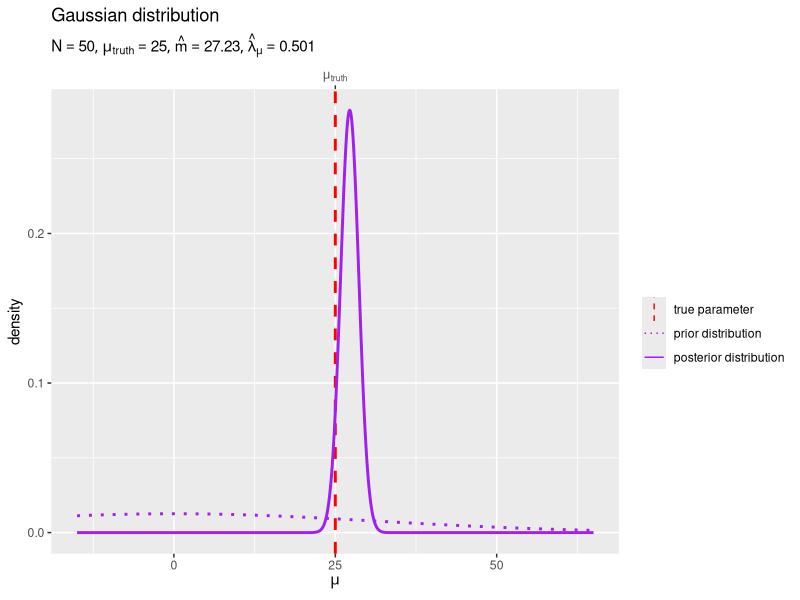
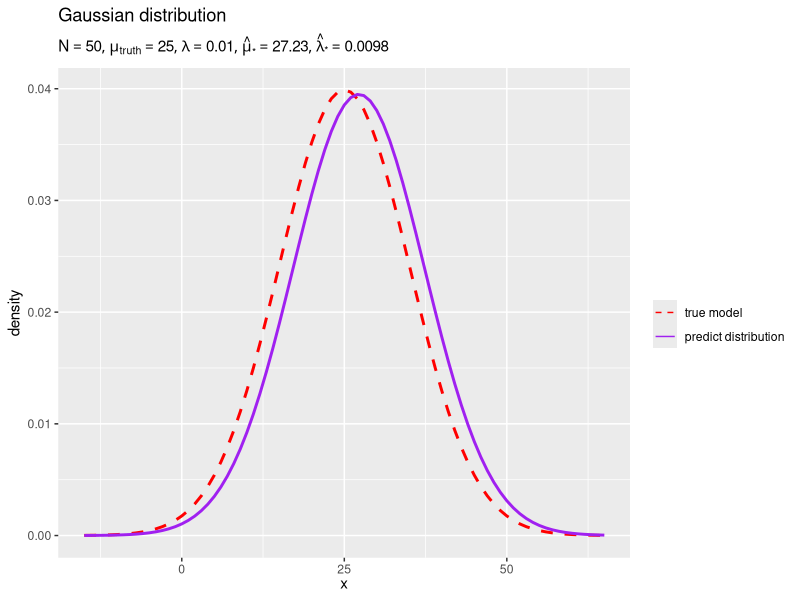

The R source for these figures, in order:

# 1次元ガウスモデル ------------------------------------------------------------

# chapter 3.3.1
# 平均が未知の場合
# ベイズ推論
# 推論アルゴリズムの実装


# パッケージの読込 -------------------------------------------------------------

# 利用パッケージ
library(tidyverse)
library(gganimate)

# パッケージ名の省略用
library(ggplot2)


# ベイズ推論の実装 -------------------------------------------------------------

### 生成分布(ガウス分布)の設定 -----

#### パラメータの設定 -----

# 真のパラメータを指定
mu_truth <- 25

# 既知のパラメータを指定
lambda <- 0.01
1/sqrt(lambda) # 標準偏差


#### 変数の設定 -----

# x軸の範囲を設定
k <- 4
u <- 5
x_size <- (1/sqrt(lambda)) |> # 標準偏差
  (\(.) {. * k})() |> # 定数倍
  #(\(.) {max(., abs(x_n-mu_truth))})() |> # サンプルと比較
  (\(.) {ceiling(. /u)*u})() # u単位で切り上げ
x_min <- mu_truth - x_size
x_max <- mu_truth + x_size

# x軸の値を作成
x_vec <- seq(from = x_min, to = x_max, by = 1)


#### 分布の計算 -----

# 生成分布の確率密度を計算
model_df <- tibble::tibble(
  x      = x_vec, # 確率変数
  mu     = mu_truth,       # 平均パラメータ
  lambda = lambda,         # 精度パラメータ
  sigma  = 1/sqrt(lambda), # 標準偏差パラメータ
  dens   = dnorm(x = x, mean = mu, sd = sigma) # 確率密度
)


### 事前分布(ガウス分布)の設定 -----

#### パラメータの設定 -----

# 事前分布のパラメータを指定
m         <- 0
lambda_mu <- 0.001


#### 変数の設定 -----

# μ軸の範囲を設定
mu_min <- x_min
mu_max <- x_max

# μ軸の値を作成
mu_vec <- seq(from = mu_min, to = mu_max, length.out = 1001)


#### 分布の計算 -----

# 事前分布の確率密度を計算
prior_df <- tibble::tibble(
  mu        = mu_vec, # 確率変数
  m         = m,                 # 平均パラメータ
  lambda_mu = lambda_mu,         # 精度パラメータ
  sigma_mu  = 1/sqrt(lambda_mu), # 標準偏差パラメータ
  dens      = dnorm(x = mu, mean = m, sd = sigma_mu) # 確率密度
)


### 観測データの生成 -----

#### データの生成 -----

# データ数を指定
N <- 50

# 観測データを生成
x_n <- rnorm(n = N, mean = mu_truth, sd = 1/sqrt(lambda))


### データの集計 -----

# 階級数を指定
bin_num <- 40

# 階級幅を計算
bin_size <- (x_max - x_min) / bin_num

# 境界値の範囲を設定
bin_min <- x_min - 0.5*bin_size
bin_max <- x_max + 0.5*bin_size

# 観測データを集計
obs_df <- tibble::tibble(
  x = x_n # サンプル値
) |> 
  dplyr::mutate(
    bin_i  = (x - bin_min) %/% bin_size,        # 階級番号
    center = bin_min + (bin_i + 0.5) * bin_size # 階級値
  ) |> 
  dplyr::count(
    center, name = "freq" # 度数
  ) |> 
  dplyr::mutate(
    dens = freq / (bin_size * N) # 密度
  ) |> 
  tidyr::complete(
    center = seq(from = x_min, to = x_max, by = bin_size), 
    fill = list(freq = 0, dens = 0)
  ) # 未観測値を補完


### 事後分布(ガウス分布)の計算 -----

#### パラメータの計算 -----

# 事後分布のパラメータを計算:式(3.53, 3.54)
lambda_mu_hat <- N * lambda + lambda_mu
m_hat         <- (sum(x_n) * lambda + m * lambda_mu) / lambda_mu_hat


#### 分布の計算 -----

# 事後分布の確率密度を計算
posterior_df <- tibble::tibble(
  mu        = mu_vec, # 確率変数
  m         = m_hat,             # 平均パラメータ
  lambda_mu = lambda_mu_hat,     # 精度パラメータ
  sigma_mu  = 1/sqrt(lambda_mu), # 標準偏差パラメータ
  dens      = dnorm(x = mu, mean = m, sd = sigma_mu) # 確率密度
)


#### 分布の作図 -----

# 事後分布のラベルを作成
posterior_param_lbl <- paste0(
  "list(", 
  "N == ",               N, ", ", 
  "mu[truth] == ",       round(mu_truth,      digits = 2), ", ", 
  "hat(m) == ",          round(m_hat,         digits = 2), ", ", 
  "hat(lambda)[mu] == ", round(lambda_mu_hat, digits = 5), 
  ")"
) |> 
  parse(text = _)

# 事後分布を作図
ggplot() + 
  geom_vline(
    mapping = aes(xintercept = mu_truth, color = "model"), 
    linewidth = 1, linetype = "dashed"
  ) + # 真のパラメータ
  geom_line(
    data    = prior_df, 
    mapping = aes(x = mu, y = dens, color = "prior"), 
    linewidth = 1, linetype = "dotted"
  ) + # 事前分布
  geom_line(
    data    = posterior_df, 
    mapping = aes(x = mu, y = dens, color = "posterior"), 
    linewidth = 1
  ) + # 事後分布
  scale_x_continuous(
    sec.axis = sec_axis(
      transform = ~ ., 
      breaks    = mu_truth, 
      labels    = expression(mu[truth])
    ) # パラメータラベル
  ) + 
  scale_color_manual(
    breaks = c("model", "prior", "posterior"), 
    values = c("red", "purple", "purple"), 
    labels = c("true parameter", "prior distribution", "posterior distribution"), 
    name = ""
  ) + # (凡例表示用)
  guides(
    color = guide_legend(override.aes = list(linewidth = 0.5))
  ) + 
  labs(
    title = "Gaussian distribution", 
    subtitle = posterior_param_lbl, 
    x = expression(mu), 
    y = "density"
  )


### 予測分布(ガウス分布)を計算 -----

#### パラメータの計算 -----

# 予測分布のパラメータを計算:式(3.62')
mu_star_hat     <- m_hat
lambda_star_hat <- lambda * lambda_mu_hat / (lambda + lambda_mu_hat)

mu_star_hat     <- (lambda * sum(x_n) + m * lambda_mu) / (N * lambda + lambda_mu)
lambda_star_hat <- (N * lambda + lambda_mu) * lambda / ((N+1) * lambda + lambda_mu)


#### 分布の計算 -----

# 予測分布の確率密度を計算
predict_df <- tibble::tibble(
  x           = x_vec, # 確率変数
  mu_star     = mu_star_hat,         # 平均パラメータ
  lambda_star = lambda_star_hat,     # 精度パラメータ
  sigma_star  = 1/sqrt(lambda_star), # 標準偏差パラメータ
  dens        = dnorm(x = x, mean = mu_star, sd = sigma_star) # 確率密度
)


#### 分布の作図 -----

# 予測分布のラベルを作成
predict_param_lbl <- paste0(
  "list(", 
  "N == ",                N, ", ", 
  "mu[truth] == ",        round(mu_truth,        digits = 2), ", ", 
  "lambda == ",           round(lambda,          digits = 5), ", ", 
  "hat(mu)['*'] == ",     round(mu_star_hat,     digits = 2), ", ", 
  "hat(lambda)['*'] == ", round(lambda_star_hat, digits = 5), 
  ")"
) |> 
  parse(text = _)

# 予測分布を作図
ggplot() + 
  geom_line(
    data    = model_df, 
    mapping = aes(x = x, y = dens, color = "model"), 
    linewidth = 1, linetype = "dashed"
  ) + # 真の分布
  geom_line(
    data    = predict_df, 
    mapping = aes(x = x, y = dens, color = "predict"), 
    linewidth = 1
  ) + # 予測分布
  scale_color_manual(
    breaks = c("model", "predict"), 
    values = c("red", "purple"), 
    labels = c("true model", "predict distribution"), 
    name   = ""
  ) + # (凡例表示用)
  guides(
    color = guide_legend(override.aes = list(linewidth = 0.5))
  ) + 
  labs(
    title = "Gaussian distribution", 
    subtitle = predict_param_lbl, 
    x = expression(x), 
    y = "density"
  )
